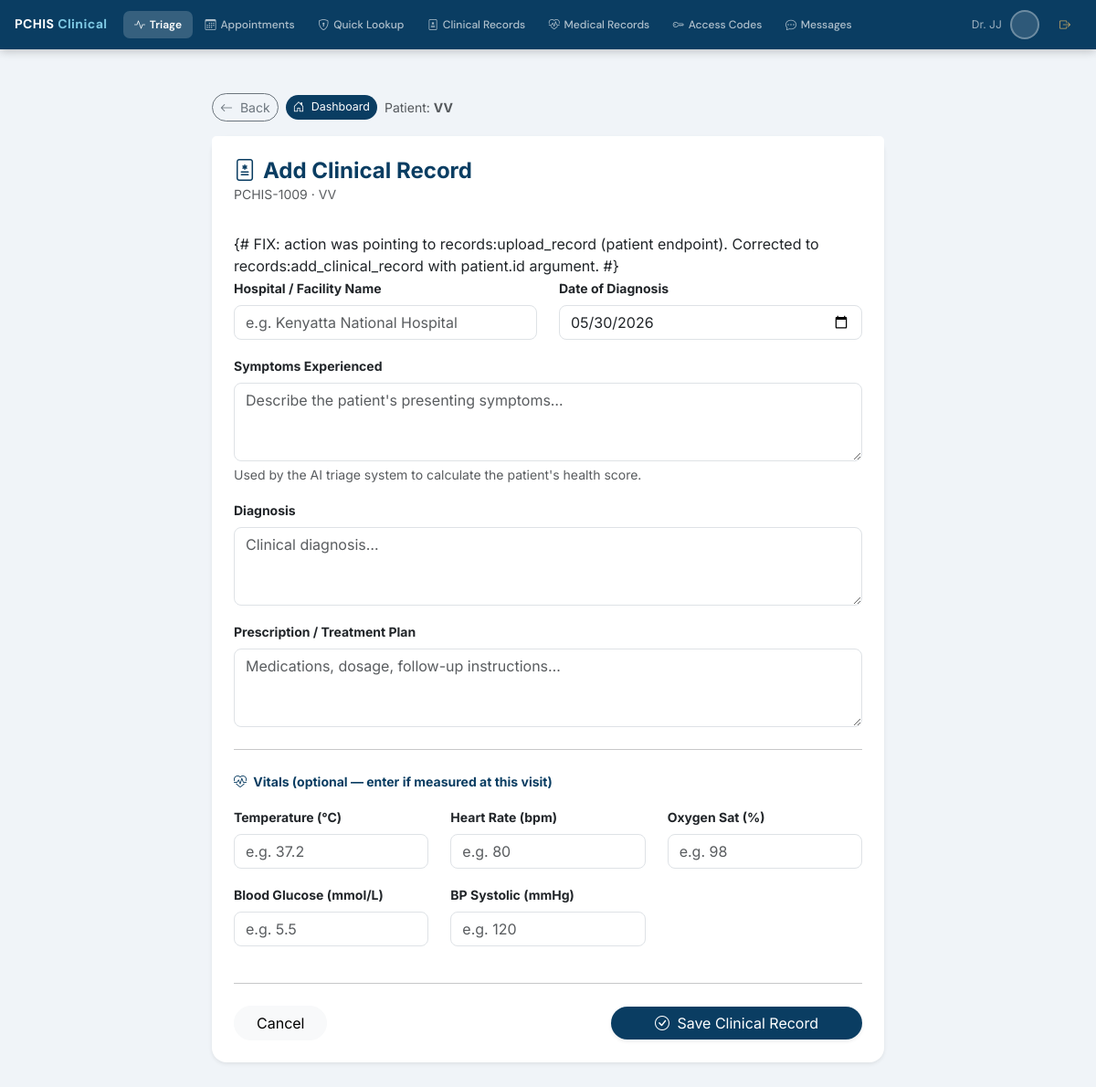
The page /records/add-clinical/9/ (signed in) on the database its author committed.
### accounts/models.py (models this page shows, shortened)
class User(AbstractUser):
    ROLE_CHOICES = (
        ('ADMIN', 'ADMIN'),
        ('DOCTOR', 'DOCTOR'),
        ('PATIENT', 'Patient'),
    )
    username = models.CharField(
        max_length=15,
        unique=True,
        validators=[RegexValidator(r'^[a-zA-Z0-9]*$', 'Only letters and numbers allowed.')]
    )
    role = models.CharField(
        max_length=10,
        choices=ROLE_CHOICES,
    )

### records/views.py (the view, shortened to what this page needs)
# urls.py: path('add-clinical/<int:patient_id>/', views.add_clinical_record, name='add_clinical_record'),
@login_required
def add_clinical_record(request, patient_id):
    user_role = str(getattr(request.user, 'role', '')).upper()
    if user_role not in ('DOCTOR', 'ADMIN'):
        messages.error(request, 'Access denied. This page is for doctors only.')
        return redirect('dashboard:role_redirect')
    patient = get_object_or_404(User, id=patient_id)
    return render(request, 'records/add_clinical_record.html', {'patient': patient, 'today': timezone.now()})

### records/templates/records/add_clinical_record.html (shortened to what this page needs)
{% extends "layouts/base.html" %}
{% block content %}
<div class="container py-5">
    <div class="row justify-content-center">
        <div class="col-md-8">
            <div class="d-flex align-items-center gap-2 mb-3">
                <a href="javascript:history.back()"
                   class="btn btn-sm btn-outline-secondary rounded-pill">
                    <i class="bi bi-arrow-left me-1"></i> Back
                </a>
                <a href="{% url 'dashboard:doctor_dashboard' %}"
                   class="btn btn-sm rounded-pill"
                   style="background:#0a3d62; color:#fff; border:none; font-size:.78rem;">
                    <i class="bi bi-house-door me-1"></i> Dashboard
                </a>
                <span class="text-muted small">
                    Patient:
                    <strong>{{ patient.get_full_name|default:patient.username }}</strong>
                </span>
            </div>
            <div class="card shadow-sm border-0 rounded-4">
                <div class="card-header bg-white border-0 pt-4 px-4">
                    <h4 class="fw-bold mb-0" style="color:#0a3d62;">
                        <i class="bi bi-file-medical me-2"></i>Add Clinical Record
                    </h4>
                    <p class="text-muted small mb-0">
                        PCHIS-{{ patient.id|add:"1000" }} ·
                        {{ patient.get_full_name|default:patient.username }}
                    </p>
                </div>
                <div class="card-body p-4">
                    {#
                        FIX: action was pointing to records:upload_record (patient endpoint).
                        Corrected to records:add_clinical_record with patient.id argument.
                    #}
                    <form method="POST"
                          action="{% url 'records:add_clinical_record' patient.id %}">
                        <div class="row">
                            <div class="col-md-6 mb-3">
                                <label class="form-label fw-bold small">
                                    Hospital / Facility Name
                                </label>
                                <input type="text" name="hospital_name"
                                       class="form-control rounded-3" required
                                       placeholder="e.g. Kenyatta National Hospital">
                            </div>
                            <div class="col-md-6 mb-3">
                                <label class="form-label fw-bold small">
                                    Date of Diagnosis
                                </label>
                                <input type="date" name="date_diagnosed"
                                       class="form-control rounded-3"
                                       value="{{ today|date:'Y-m-d' }}" required>
                            </div>
                        </div>
                        <div class="mb-3">
                            <label class="form-label fw-bold small">
                                Symptoms Experienced
                            </label>
                            <textarea name="symptoms" class="form-control rounded-3"
                                      rows="3" required
                                      placeholder="Describe the patient's presenting symptoms…"></textarea>
                            <div class="form-text">
                                Used by the AI triage system to calculate the patient's health score.
                            </div>
                        </div>
                        <div class="mb-3">
                            <label class="form-label fw-bold small">Diagnosis</label>
                            <textarea name="diagnosis" class="form-control rounded-3"
                                      rows="3" required
                                      placeholder="Clinical diagnosis…"></textarea>
                        </div>
                        <div class="mb-3">
                            <label class="form-label fw-bold small">
                                Prescription / Treatment Plan
                            </label>
                            <textarea name="prescription" class="form-control rounded-3"
                                      rows="3"
                                      placeholder="Medications, dosage, follow-up instructions…"></textarea>
                        </div>
                        <hr class="my-4 opacity-25">
                        <p class="fw-bold small mb-3" style="color:#0a3d62;">
                            <i class="bi bi-heart-pulse me-1"></i>
                            Vitals (optional — enter if measured at this visit)
                        </p>
                        <div class="row">
                            <div class="col-md-4 mb-3">
                                <label class="form-label fw-bold small">Temperature (°C)</label>
                                <input type="number" name="temperature"
                                       class="form-control rounded-3"
                                       placeholder="e.g. 37.2" step="0.1" min="25" max="50">
                            </div>
                            <div class="col-md-4 mb-3">
                                <label class="form-label fw-bold small">Heart Rate (bpm)</label>
                                <input type="number" name="heart_rate"
                                       class="form-control rounded-3"
                                       placeholder="e.g. 80" min="20" max="250">
                            </div>
                            <div class="col-md-4 mb-3">
                                <label class="form-label fw-bold small">Oxygen Sat (%)</label>
                                <input type="number" name="oxygen_saturation"
                                       class="form-control rounded-3"
                                       placeholder="e.g. 98" min="50" max="100">
                            </div>
                            <div class="col-md-4 mb-3">
                                <label class="form-label fw-bold small">
                                    Blood Glucose (mmol/L)
                                </label>
                                <input type="number" name="blood_glucose"
                                       class="form-control rounded-3"
                                       placeholder="e.g. 5.5" step="0.1" min="1" max="30">
                            </div>
                            <div class="col-md-4 mb-3">
                                <label class="form-label fw-bold small">BP Systolic (mmHg)</label>
                                <input type="number" name="blood_pressure_sys"
                                       class="form-control rounded-3"
                                       placeholder="e.g. 120" min="50" max="250">
                            </div>
                        </div>
                        <hr class="my-4 opacity-25">
                        <div class="d-flex justify-content-between align-items-center">
                            <a href="javascript:history.back()"
                               class="btn btn-light rounded-pill px-4">
                                Cancel
                            </a>
                            <button type="submit"
                                    class="btn btn-primary rounded-pill px-5 shadow-sm"
                                    style="background-color:#0a3d62; border:none;">
                                <i class="bi bi-check-circle me-1"></i> Save Clinical Record
                            </button>
                        </div>
                    </form>
                </div>
            </div>
        </div>
    </div>
</div>
{% endblock %}

### templates/layouts/base.html (shortened to what this page needs)
{% load static %}
<!DOCTYPE html>
<html lang="en">
<head>
    <link href="https://cdn.jsdelivr.net/npm/bootstrap@5.3.0/dist/css/bootstrap.min.css" rel="stylesheet">
    <link rel="stylesheet" href="https://cdn.jsdelivr.net/npm/bootstrap-icons@1.11.1/font/bootstrap-icons.css">
</head>
<body class="{% if request.user.is_authenticated and request.user.role|upper == 'DOCTOR' %}doctor-layout{% endif %}">
{% if request.user.role|upper == 'DOCTOR' %}
<nav class="doctor-topnav">
    <div class="topnav-brand">PCHIS <span>Clinical</span></div>
    <div class="topnav-links">
        {% with is_db=request.resolver_match.url_name|slugify %}
        <a href="{% if 'dashboard' in is_db %}javascript:void(0){% else %}{% url 'dashboard:doctor_dashboard' %}?section=triage{% endif %}"
           class="tnav-btn active" data-section="triage" onclick="handleNavClick('triage')">
            <i class="bi bi-activity"></i> Triage
        </a>
        <a href="{% if 'dashboard' in is_db %}javascript:void(0){% else %}{% url 'dashboard:doctor_dashboard' %}?section=schedule{% endif %}"
           class="tnav-btn" data-section="schedule" onclick="handleNavClick('schedule')">
            <i class="bi bi-calendar3"></i> Appointments
        </a>
        <a href="{% if 'dashboard' in is_db %}javascript:void(0){% else %}{% url 'dashboard:doctor_dashboard' %}?section=lookup{% endif %}"
           class="tnav-btn" data-section="lookup" onclick="handleNavClick('lookup')">
            <i class="bi bi-shield-lock"></i> Quick Lookup
        </a>
        <a href="{% if 'dashboard' in is_db %}javascript:void(0){% else %}{% url 'dashboard:doctor_dashboard' %}?section=clinical{% endif %}"
           class="tnav-btn" data-section="clinical" onclick="handleNavClick('clinical')">
            <i class="bi bi-file-medical"></i> Clinical Records
        </a>
        <a href="{% if 'dashboard' in is_db %}javascript:void(0){% else %}{% url 'dashboard:doctor_dashboard' %}?section=medical{% endif %}"
           class="tnav-btn" data-section="medical" onclick="handleNavClick('medical')">
            <i class="bi bi-heart-pulse"></i> Medical Records
        </a>
        <a href="{% if 'dashboard' in is_db %}javascript:void(0){% else %}{% url 'dashboard:doctor_dashboard' %}?section=access_codes{% endif %}"
           class="tnav-btn" data-section="access_codes" onclick="handleNavClick('access_codes')">
            <i class="bi bi-key"></i> Access Codes
        </a>
        <a href="{% if 'dashboard' in is_db %}javascript:void(0){% else %}{% url 'dashboard:doctor_dashboard' %}?section=messages{% endif %}"
           class="tnav-btn" data-section="messages" onclick="handleNavClick('messages')">
            <i class="bi bi-chat-dots"></i> Messages
        </a>
        {% endwith %}
    </div>
    <div class="topnav-right">
        <span style="color:rgba(255,255,255,.6); font-size:.75rem; white-space:nowrap; display:none;" class="d-md-inline">
            Dr. {{ request.user.last_name|default:request.user.username }}
        </span>
        <div class="topnav-avatar">
        </div>
        <form action="{% url 'accounts:logout' %}" method="post" style="margin:0;">
            <button type="submit" class="tnav-btn" style="color:rgba(255,200,100,.8);">
                <i class="bi bi-box-arrow-right"></i>
            </button>
        </form>
    </div>
</nav>
{% endif %}
<div class="main-wrapper">
    <div class="main-inner">
        {% block content %}{% endblock %}
    </div>
</div>
</body>
</html>

### templates/layouts/base.html (style rules this page uses)
:root { --pchis-red: #CC0A0A; --pchis-red-dark: #a00808; --pchis-purple: #6B0ACC; --pchis-deep: #0a3d62; --sidebar-width: 255px; --topbar-h: 54px; }
*, *::before, *::after { box-sizing: border-box; }
body { font-family: 'Inter', sans-serif; background: #f0f4f8; margin: 0; }
.main-wrapper { margin-left: var(--sidebar-width); min-height: 100vh; }
.main-inner { padding: 1.5rem 1.8rem 3rem; }
body.doctor-layout .main-wrapper { margin-left: 0 !important; }
body.doctor-layout .main-inner { padding: 0 !important; }
.doctor-topnav { display: none; position: sticky; top: 0; z-index: 1050; height: var(--topbar-h); background: var(--pchis-deep); align-items: center; padding: 0 1rem; gap: .3rem; box-shadow: 0 2px 10px rgba(0,0,0,.22); overflow-x: auto; }
body.doctor-layout .doctor-topnav { display: flex; }
.topnav-brand { font-family: 'DM Sans', sans-serif; font-size: .88rem; font-weight: 700; color: #fff; letter-spacing: .4px; margin-right: .8rem; white-space: nowrap; flex-shrink: 0; }
.topnav-brand span { color: #7ec8e3; }
.topnav-links { display: flex; align-items: center; gap: .1rem; overflow-x: auto; flex: 1; scrollbar-width: none; }
.tnav-btn { display: flex; align-items: center; gap: .3rem; padding: .35rem .75rem; border-radius: 7px; white-space: nowrap; font-size: .75rem; font-weight: 500; color: rgba(255,255,255,.68); cursor: pointer; border: none; background: none; transition: .15s; text-decoration: none; font-family: 'DM Sans', sans-serif; flex-shrink: 0; }
.tnav-btn.active { background: rgba(255,255,255,.18); color: #fff; font-weight: 600; }
.topnav-right { display: flex; align-items: center; gap: .6rem; margin-left: auto; flex-shrink: 0; }
.topnav-avatar { width: 32px; height: 32px; border-radius: 50%; border: 2px solid rgba(255,255,255,.3); display: flex; align-items: center; justify-content: center; font-weight: 700; color: #fff; background: rgba(255,255,255,.15); overflow: hidden; font-size: .78rem; }

### rows shown on the page
User: user.last_name "JJ"
User: get_full_name "VV", id|add "1009"
